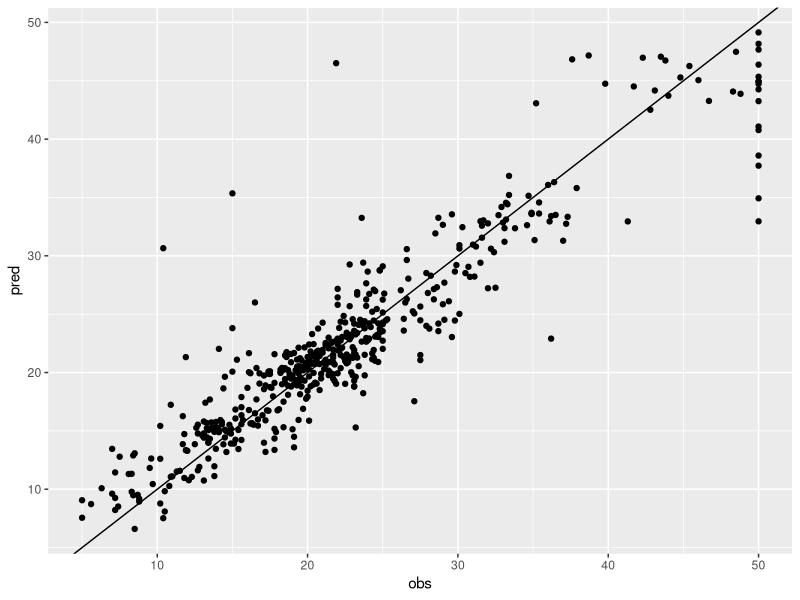
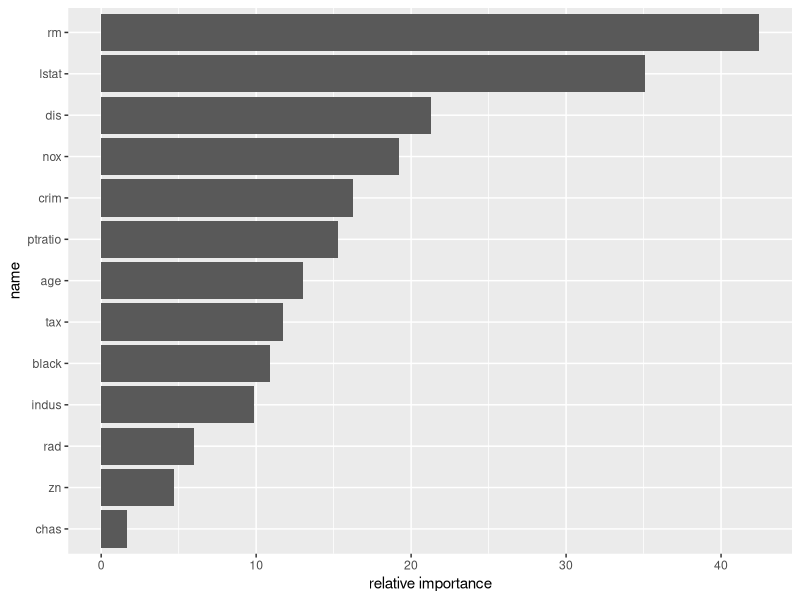

Generate these figures, in order, with R: (Note: this script raises an error after producing the figures.)
## ---- chunk 1
knitr::opts_chunk$set(error=TRUE,        # Keep compiling upon error
                      collapse=FALSE,    # collapse by default
                      echo=TRUE,         # echo code by default
                      comment = "#>",    # change comment character
                      fig.width = 5.5,     # set figure width
                      fig.align = "center",# set figure position
                      out.width = "80%", # set width of displayed images
                      warning=FALSE,     # do not show R warnings
                      message=FALSE)     # do not show R messages
## ---- chunk 2
library(tidyverse)
boston <- MASS::Boston
## ---- chunk 3

#library(randomForest)
set.seed(1)
#bag.boston=randomForest(medv~.,data=Boston,subset=train,mtry=13,importance=TRUE)
bagging.caret <- caret::train(medv~., data=boston, method='rf', 
                              importance=FALSE, ntree=500, 
                              tuneGrid=data.frame(mtry=c(ncol(boston)-1)),
                 trControl=caret::trainControl("cv", number=5,
                                               savePredictions=TRUE,
                                               returnResamp='all'))
# https://www.jmlr.org/papers/volume18/17-269/17-269.pdf

#bag.boston
bagging.caret$finalModel
## ---- chunk 4
#yhat.bag = predict(bag.boston,newdata=Boston[-train,])
#plot(yhat.bag, boston.test)
#abline(0,1)
bagging.caret$pred %>% ggplot(aes(x=obs, y=pred)) + geom_point() + 
  geom_abline(intercept=0, slope=1)
## ---- chunk 5
#mean((yhat.bag-boston.test)^2)
bagging.caret
## ---- chunk 6
#bag.boston=randomForest(medv~.,data=Boston,subset=train,mtry=13,ntree=25)
#yhat.bag = predict(bag.boston,newdata=Boston[-train,])
#mean((yhat.bag-boston.test)^2)

set.seed(1)
bagging.caret <- caret::train(medv~., data=boston, method='rf', 
                              importance=FALSE, ntree=25, 
                              tuneGrid=data.frame(mtry=c(ncol(boston)-1)),
                 trControl=caret::trainControl("cv", number=5,
                                               savePredictions=TRUE,
                                               returnResamp='all'))
bagging.caret
## ---- chunk 7

set.seed(1)
#rf.boston=randomForest(medv~.,data=Boston,subset=train,mtry=6,importance=TRUE)
rf.caret <- caret::train(medv~., data=boston, method='rf', 
                         importance=TRUE, tuneGrid=data.frame(mtry=6),
            trControl=caret::trainControl("cv", number=5,
                                          savePredictions=TRUE,
                                          returnResamp='all'))

#yhat.rf = predict(rf.boston,newdata=Boston[-train,])
#mean((yhat.rf-boston.test)^2)
rf.caret
## ---- chunk 8
#importance(rf.boston)
randomForest::importance(rf.caret$finalModel)
## ---- chunk 9

# https://stats.stackexchange.com/questions/162465/in-a-random-forest-is-larger-incmse-better-or-worse
# http://www.sthda.com/english/wiki/ggplot2-barplots-quick-start-guide-r-software-and-data-visualization
# https://ggplot2.tidyverse.org/reference/geom_bar.html

#varImpPlot(rf.boston)
importance <- sort(randomForest::importance(rf.caret$finalModel)[,'%IncMSE'])
importance %>% bind_rows() %>% 
  tidyr::pivot_longer(cols=names(importance)) %>%
  dplyr::rename(`relative importance`=value) %>%
  dplyr::mutate(name = factor(name, levels=name)) %>% 
  ggplot(aes(y=name, x=`relative importance`)) + geom_bar(stat='identity', orientation="y")
## ---- chunk 10
#library(gbm)
set.seed(1)
#boost.boston=gbm(medv~.,data=Boston[train,],distribution="gaussian",n.trees=5000,interaction.depth=4)

gbt.caret <- caret::train(medv~., data=boston, method='gbm', verbose=FALSE,
                          tuneGrid=expand.grid(n.trees=1:10000, 
                                              shrinkage=c(0.001, 0.01, 0.1, 1.0),
                                              interaction.depth=1,
                                              n.minobsinnode=10),
                          trControl=caret::trainControl("cv", number=5))

#summary(boost.boston)
gbt.caret$finalModel %>% summary()
## ---- chunk 11

#par(mfrow=c(1,2))
#plot(boost.boston,i="rm")
#plot(boost.boston,i="lstat")
plot(gbt.caret$finalModel, i="rm")
## ---- chunk 12
plot(gbt.caret$finalModel, i="lstat")
## ---- chunk 13

boston_permuted <- boston

PDP_mean <- function(lstat_setting){
  boston_permuted$lstat <- lstat_setting
  predict(gbt.caret, newdata=boston_permuted) %>% mean()
}
PDP_mean_sd <- function(lstat_setting){
  boston_permuted$lstat <- lstat_setting
  std <- predict(gbt.caret, newdata=boston_permuted) %>% sd()
  std/sqrt(length(nrow(boston_permuted)))
}

m <- 50
boston %>% dplyr::select(lstat) %>% modelr::seq_range(n=m) %>%
  purrr::set_names() %>% purrr::map(~ PDP_mean(.x)) -> trend
boston %>% dplyr::select(lstat) %>% modelr::seq_range(n=m) %>%
  purrr::set_names() %>% purrr::map(~ PDP_mean_sd(.x)) -> trend_sd

ggplot() + 
  geom_line(data=tibble::tibble(lstat=as.numeric(names(unlist(trend))),
                                `ave(y) and sd(ave(y))`=unlist(trend)), 
            mapping=aes(x=lstat, y=`ave(y) and sd(ave(y))`)) +
  geom_ribbon(data=tibble::tibble(
                   upper=unlist(trend)+2*unlist(trend_sd),
                   lower=unlist(trend)-2*unlist(trend_sd),
                   lstat=as.numeric(names(unlist(trend)))), 
              mapping=aes(x=lstat, ymin=lower, ymax=upper), 
              fill = "black", alpha = 0.2)
## ---- chunk 14

#yhat.boost=predict(boost.boston,newdata=Boston[-train,],n.trees=5000)
#mean((yhat.boost-boston.test)^2)
#boost.boston=gbm(medv~.,data=Boston[train,],distribution="gaussian",n.trees=5000,interaction.depth=4,shrinkage=0.2,verbose=F)
#yhat.boost=predict(boost.boston,newdata=Boston[-train,],n.trees=5000)
#mean((yhat.boost-boston.test)^2)

# http://www.cookbook-r.com/Graphs/Colors_(ggplot2)/#a-colorblind-friendly-palette
cbbPalette <- c("#009E73", "#CC79A7", "#000000", "#E69F00", 
                "#F0E442", "#56B4E9", "#0072B2", "#D55E00")
# https://www.r-graph-gallery.com/line-chart-several-groups-ggplot2.html
gbt.caret$results %>% dplyr::mutate(shrinkage = factor(shrinkage)) %>%
  ggplot(aes(x=n.trees, y=RMSE, group=shrinkage, color=shrinkage)) +
  geom_line() + scale_colour_manual(values=cbbPalette) +
  ggtitle("K-folds average out-of-sample RMSE")

